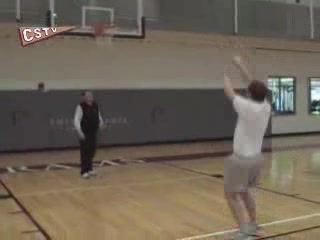
#> input picture action10/0/v_shooting_02_04/00011.jpg, 320 x 240 px; its folder holds only this picture in this run
$ python get_all_datas.py
#> lines starting #> are read from the running program, lines starting #| are printed output that depends on the picture
import os
import numpy as np
import cv2

# clips = []
#
# labels = []
# clip_length = 10
def shuffled_data_label(clips,labels):
    permutation = np.random.permutation(labels.shape[0])
    shuffled_dataset = clips[permutation, :, :,:]
    shuffled_labels = labels[permutation,:]
    return shuffled_dataset,shuffled_labels
def get_datas(filenames):
#> called with filenames = 'action10'
    clips = []
    clip_length = 10
    labels = []
    #subfile represent the name of class
    i = 0
    for subfile in os.listdir(filenames):
        # travel the imagefile in subfiles
        for image_file in os.listdir(os.path.join(filenames,subfile)):
            clip = []
            labels
            #get images from image files and resize the image
            for image in os.listdir(os.path.join(filenames,subfile,image_file)):
                res = cv2.imread(os.path.join(filenames, subfile, image_file,image))
#> res is the input picture: shape (240, 320, 3); mean B, G, R 87, 100.4, 110.6
                res = cv2.resize(res, (56, 56), interpolation=cv2.INTER_CUBIC)
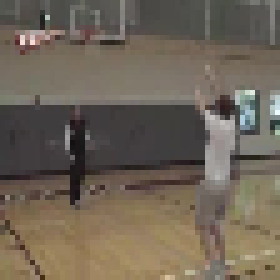
#> res: shape (56, 56, 3) (shown 5 times larger); mean B, G, R 87.3, 100.6, 110.9
                clip.append(res)
            clip = np.array(clip)
#> (the run stopped early here; a loop or call above may not have finished)

$ run again, on action10/0/v_shooting_03_03/00005.jpg
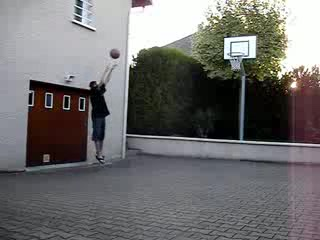
#> input picture action10/0/v_shooting_03_03/00005.jpg, 320 x 240 px
#> in get_datas, res is the input picture: shape (240, 320, 3); mean B, G, R 110.1, 110.4, 111.5
#> in get_datas, `res = cv2.resize(res, (56, 56), interpolation=cv2.INTER_CUBIC)`:
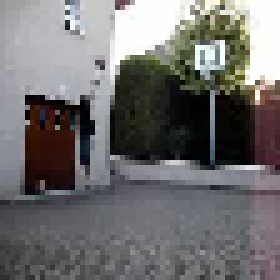
#> res: shape (56, 56, 3) (shown 5 times larger); mean B, G, R 111, 111.3, 112.5
